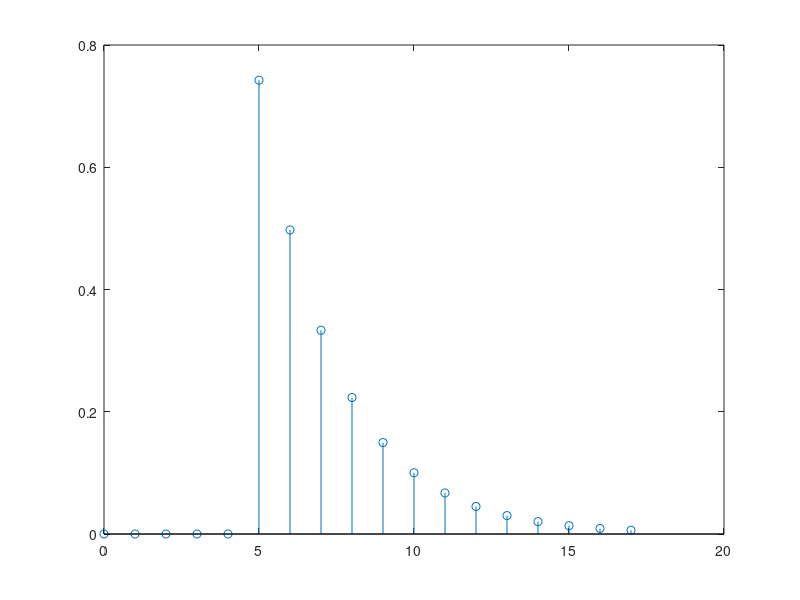

The MATLAB source for this figure: (Note: this script raises an error after producing the figure.)
clc; close all; clear global; clearvars;

% MUST BE USED ONCE TO GENERATE AN INPUT FOR
% ALL RECEIVERS

T = 1;              % Symbol period
Tc = T/4;           % upsampling period
Q = T/Tc;           
snr = 10;
sigma_a = 2;

% Filter setup
alpha = 0.67;
beta = 0.7424;
qc_num = [0 0 0 0 0 beta];
qc_denom = [1 -alpha];
qc = impz(qc_num, qc_denom);
% remove al components under max(qc/100)
find(qc>(max(qc)/100));
qc = qc([1:(ans(end))+1]);
stem([0:length(qc)-1],qc);
E_qc = sum(qc.^2);              % Energy of the impulse response

% Input signal: from a PN sequence generate QPSK
L = 1023;
x = PNSeq(L);
in_bits = bitmap(x(1:length(x)-1));

% Upsampling
a_prime = upsample(in_bits,Q);

% Noise
sigma_w = sigma_a * E_qc / (Q*snr);     % N0

% Output
s_c = filter(qc_num, qc_denom, a_prime);
wc = wgn(length(s_c),1,sigma_w,'complex');
r_c = s_c+wc;

% save('rec_input.mat', 'in_bits', 'r_c', 'qc', 'E_qc', 'wc','sigma_w');


%% FIGURES
abs_qc = abs(qc);

figure()
stem(abs_qc);
xlabel('n T/4');
xlim([1 length(abs_qc)]);

[Qc, f] = freqz(qc,1,4096,'whole');

figure()
plot(f,10*log10(abs(Qc)/length(Qc)));
xlim([0 2/T]);

